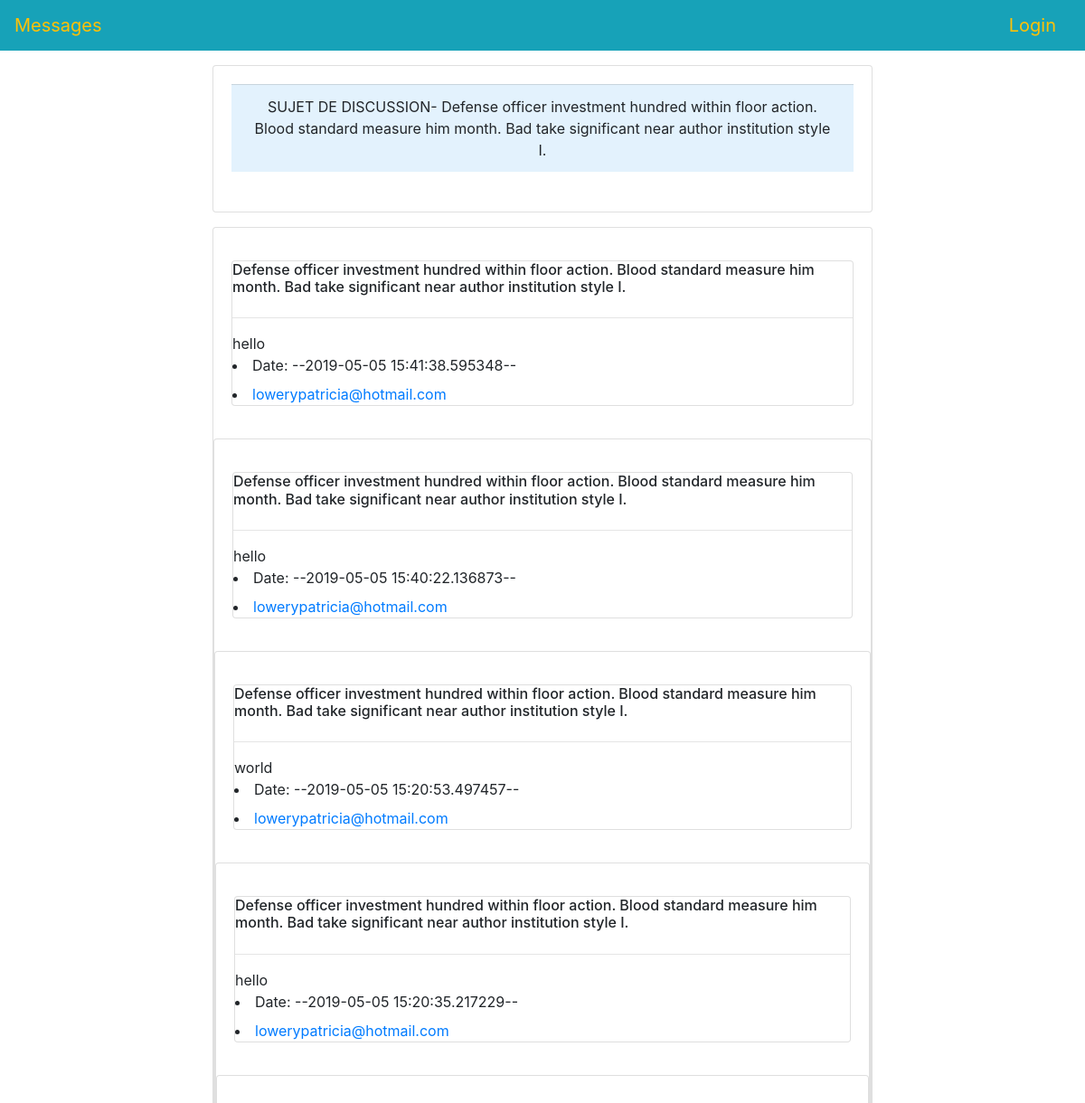
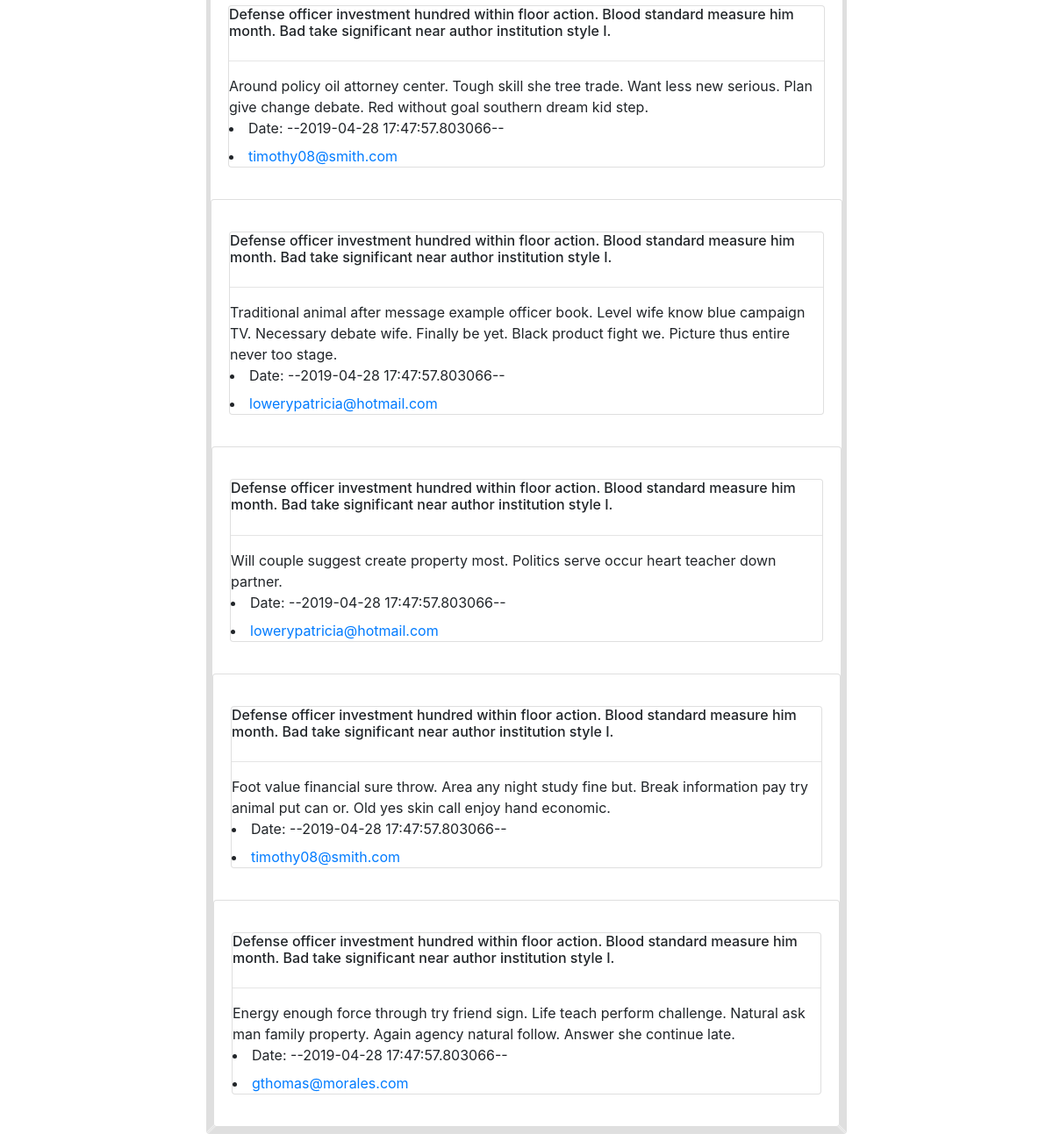
Page /messages/1/ on the committed database (2 pictures, top to bottom).
### database.py (models this page shows)
class Discussion(db.Model):
	id = db.Column(db.Integer, primary_key=True)
	title = db.Column(db.Text, unique = False, nullable=False)

class Message(db.Model):
	id = db.Column(db.Integer, primary_key=True)
	text = db.Column(db.Integer)
	date = db.Column(db.DateTime, default=datetime.datetime.now)
	discussion_id = db.Column(db.Integer, db.ForeignKey('discussion.id'),nullable=False)
	user_id = db.Column(db.Integer, db.ForeignKey('user.id'),nullable=False)

class User(db.Model):
	id = db.Column(db.Integer,primary_key=True)
	username = db.Column(db.Text,unique=True)
	password = db.Column(db.Text)

### app.py (the view, shortened to what this page needs)
@app.route('/messages/<int:discussion_id>/', methods=['POST', 'GET'])
def messages(discussion_id):
	messages = Message.query.filter_by(discussion_id=discussion_id).order_by(Message.date.desc()).all()
	discussion = Discussion.query.filter_by(id=discussion_id).first()
	for message in messages:
		message.user = User.query.filter_by(id=message.user_id).first()
	return render_template('messages.html',messages=messages, discussion=discussion)

### templates/messages.html (shortened to what this page needs)
<!DOCTYPE html>
<html>
<head>
<link rel="stylesheet" href="https://stackpath.bootstrapcdn.com/bootstrap/4.3.1/css/bootstrap.min.css">
</head>
<body>
	<nav class="navbar navbar-dark bg-info">
	<a class="navbar-brand text-warning" href="#">Messages</a>
	{% if 'username' in session %}
	<a class="navbar-brand text-warning" href="/logout">Logout</a>
	{% else %}
	<a class="navbar-brand text-warning" href="/signin">Login</a>
	{% endif %}
	</nav>
<div class="container">
    <div class="row align-items-center mb-3 mt-3">
      <div class="col-sm-8 offset-2 ">
		<div class="card ">
    		<div class="card-body">
    			<div class="card-footer text-center" style="background-color: #e3f2fd;" >SUJET DE DISCUSSION- {{ discussion.title }}</div><br>
			</div>
		</div>
	 </div>
</div>
</div>
<div class="container">
	<div class="row align-items-center mb-3 mt-3">
		<div class="col-sm-8 offset-2 ">
			{% for message in messages %}
			<div class="card">
			<div class="card-body">
			<div class="card mt-3 mb-3">
			<h6>{{ discussion.title }}</h6>
			<hr>
			{{message.text}}
			<li>
				<label>Date: --{{ message.date}}--</label>
			</li>
			<li>
				<a href="/profile/{{message.user.id}}">{{message.user.username}}</a>
			</li>
			</div>
			</div>
			{% endfor %}
		</div>
	</div>
</div>
</div>
</body>
</html>

### rows in the picture
Discussion: title "Defense officer investment hundred within floor action. Blood standard measure him month. Bad take significant near author institution style I."
Message: text "hello", date "2019-05-05 15:41:38.595348", user.username "lowerypatricia@hotmail.com"
Message: text "hello", date "2019-05-05 15:40:22.136873", user.username "lowerypatricia@hotmail.com"
Message: text "world", date "2019-05-05 15:20:53.497457", user.username "lowerypatricia@hotmail.com"
Message: text "hello", date "2019-05-05 15:20:35.217229", user.username "lowerypatricia@hotmail.com"
Message: text "Around policy oil attorney center. Tough skill she tree trade. Want less new serious. Plan give change debate. Red without goal southern dream kid step.", date "2019-04-28 17:47:57.803066", user.username "timothy08@smith.com"
Message: text "Traditional animal after message example officer book. Level wife know blue campaign TV. Necessary debate wife. Finally be yet. Black product fight we. Picture thus entire never too stage.", date "2019-04-28 17:47:57.803066", user.username "lowerypatricia@hotmail.com"
Message: text "Will couple suggest create property most. Politics serve occur heart teacher down partner.", date "2019-04-28 17:47:57.803066", user.username "lowerypatricia@hotmail.com"
Message: text "Foot value financial sure throw. Area any night study fine but. Break information pay try animal put can or. Old yes skin call enjoy hand economic.", date "2019-04-28 17:47:57.803066", user.username "timothy08@smith.com"
Message: text "Energy enough force through try friend sign. Life teach perform challenge. Natural ask man family property. Again agency natural follow. Answer she continue late.", date "2019-04-28 17:47:57.803066", user.username "gthomas@morales.com"
